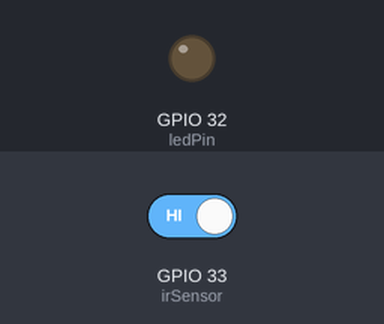
Recording of a sketch running on a simulated ESP32. On the bench: output pins drawn as LEDs (lit = HIGH). The test bench sets the inputs (shaded band); at power-on: GPIO 33 (irSensor) HIGH.

Above: at 1.2 s.
1.3 s: GPIO 33 (irSensor) driven LOW
At 2.4 s:
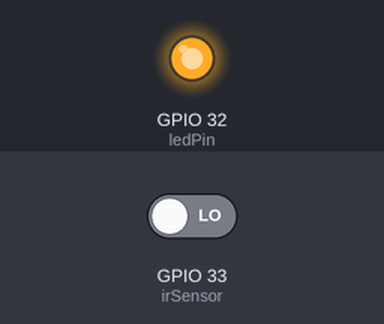
2.8 s: GPIO 33 (irSensor) driven HIGH
At 3.5 s:
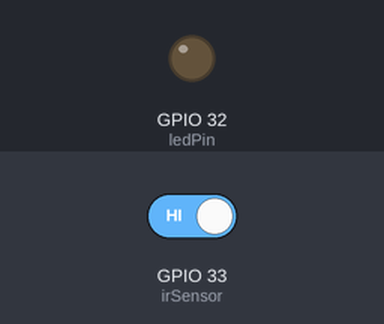
Timing chart, 0 to 5.8 s (numbered marks = the images above; inputs shaded):
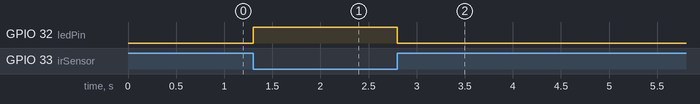

The sketch:

test_irs.ino
```cpp
#include <Arduino.h>

const int irSensor = 33;
const int ledPin = 32;

int irReading;

void setup()
{
  Serial.begin(115200);
  pinMode(irSensor, INPUT);
  pinMode(ledPin, OUTPUT);
}
void loop()
{
  irReading = digitalRead(irSensor);
  if (irReading == LOW)
  {
    digitalWrite(ledPin, HIGH);
  }
  else
  {
    digitalWrite(ledPin, LOW);
  }
}
```

Measured:
- after the input at 1.3 s, GPIO 32 (ledPin): LOW → HIGH at once
- after the input at 2.8 s, GPIO 32 (ledPin): HIGH → LOW at once
